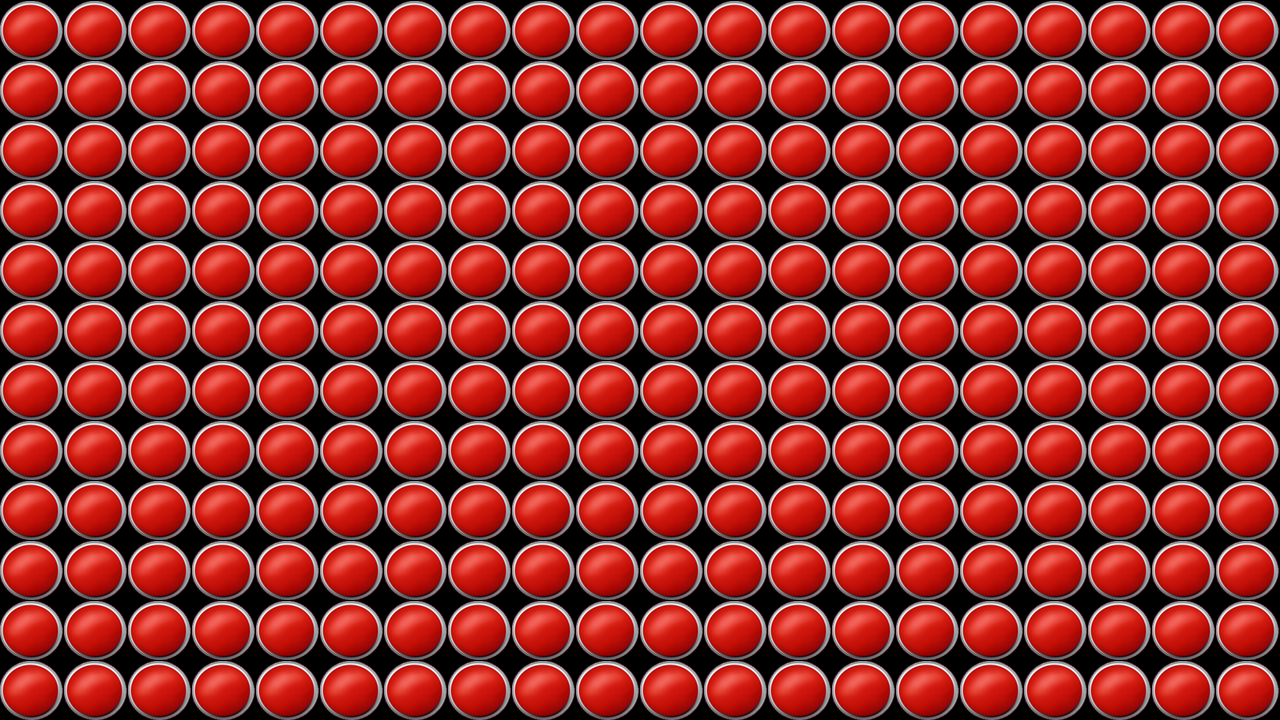

The image is a tile-based game level rendered from a .tmx file. Its description and source (layers, tilesets, objects; grid data summarised) follow:
An orthogonal 20x12 tile map with 64x60 px tiles, 1 tile layer (Tile Layer 1).

<map version="1.0" orientation="orthogonal" renderorder="right-down" width="20" height="12" tilewidth="64" tileheight="60" nextobjectid="1">
 <tileset firstgid="1" name="tiles" tilewidth="63" tileheight="59" spacing="1" margin="1">
  <image source="tiles.png" width="64" height="60" />
 </tileset>
 <layer name="Tile Layer 1" width="20" height="12">
  <data>[240 cells, 240 non-empty, 1 distinct tile ids]</data>
 </layer>
</map>
